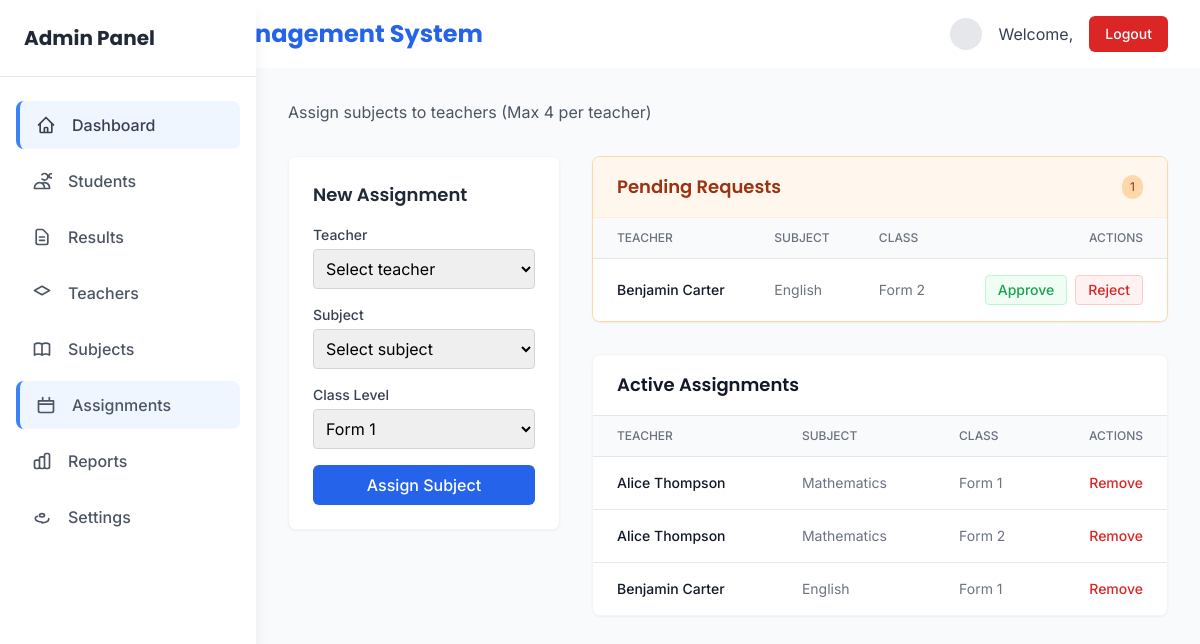
Page /admin/assignments.php (signed in) on the committed database.
### tables this page shows
CREATE TABLE IF NOT EXISTS settings (
    `key` VARCHAR(100) PRIMARY KEY,
    `value` TEXT NULL,
    created_at TIMESTAMP DEFAULT CURRENT_TIMESTAMP
);

CREATE TABLE teacher_assignments (
    id INT PRIMARY KEY AUTO_INCREMENT,
    teacher_id INT NOT NULL,
    subject_id INT NOT NULL,
    class_level VARCHAR(20) NULL,
     
    status ENUM('pending', 'approved', 'rejected') DEFAULT 'pending',
     
    created_at TIMESTAMP DEFAULT CURRENT_TIMESTAMP,
    UNIQUE KEY uniq_teacher_assignment (teacher_id, subject_id, class_level),
    FOREIGN KEY (teacher_id) REFERENCES teachers(id) ON DELETE CASCADE,
    FOREIGN KEY (subject_id) REFERENCES subjects(id) ON DELETE CASCADE,
    INDEX idx_teacher_id (teacher_id),
    INDEX idx_subject_id (subject_id)
);

CREATE TABLE teachers (
    id INT PRIMARY KEY AUTO_INCREMENT,
    reg_no VARCHAR(20) UNIQUE NOT NULL,
    name VARCHAR(100) NOT NULL,
    password_hash VARCHAR(255) NOT NULL,
    created_at TIMESTAMP DEFAULT CURRENT_TIMESTAMP,
    updated_at TIMESTAMP DEFAULT CURRENT_TIMESTAMP ON UPDATE CURRENT_TIMESTAMP,
    INDEX idx_teacher_reg_no (reg_no)
);

CREATE TABLE subjects (
    id INT PRIMARY KEY AUTO_INCREMENT,
    subject_code VARCHAR(20) UNIQUE NOT NULL,
    subject_name VARCHAR(100) NOT NULL,
    credits DECIMAL(3, 2) DEFAULT 1.0,
     
    class_level VARCHAR(20) NOT NULL COMMENT 'e.g. Grade 9, Grade 10, Form 1',
    created_at TIMESTAMP DEFAULT CURRENT_TIMESTAMP,
    INDEX idx_subject_code (subject_code)
);

### includes/settings.php (called while the page is built, shortened)
<?php
function getDBSettings() {
    static $settings = null;
    if ($settings !== null) return $settings;
    $settings = [];
    try {
        $db = getDBConnection();
        $stmt = $db->prepare('SELECT `key`, `value` FROM settings');
        if ($stmt) {
            $stmt->execute();
            $result = $stmt->get_result();
            while ($row = $result->fetch_assoc()) {
                $settings[$row['key']] = $row['value'];
            }
        }
    } catch (Exception $e) {
    }
    return $settings;
}
function getSetting($key, $default = null) {
    $settings = getDBSettings();
    if (isset($settings[$key])) return $settings[$key];
    return $default;
}

### admin/assignments.php (the view, shortened to what this page needs)
<?php
$conn = getDBConnection();
$assignments_query = "SELECT ta.id, t.reg_no, t.name, s.subject_code, s.subject_name, ta.class_level
                     FROM teacher_assignments ta
                     JOIN teachers t ON ta.teacher_id = t.id
                     JOIN subjects s ON ta.subject_id = s.id
                     WHERE ta.status = 'approved'
                     ORDER BY t.name";
$assignments = $conn->query($assignments_query);
$pending_query = "SELECT ta.id, t.reg_no, t.name, s.subject_code, s.subject_name, ta.class_level, ta.created_at
                 FROM teacher_assignments ta
                 JOIN teachers t ON ta.teacher_id = t.id
                 JOIN subjects s ON ta.subject_id = s.id
                 WHERE ta.status = 'pending'
                 ORDER BY ta.created_at ASC";
$pending_assignments = $conn->query($pending_query);
include __DIR__ . '/../includes/header.php';
?>
<?php include '../includes/admin_sidebar.php'; ?>
<div class="lg:ml-64 flex-1 p-8 bg-gray-50 min-h-screen">
    <div class="mb-8">
        <p class="text-gray-600">Assign subjects to teachers (Max 4 per teacher)</p>
    </div>
    <div class="grid grid-cols-1 lg:grid-cols-3 gap-8">
        <div class="lg:col-span-1">
            <div class="bg-white p-6 rounded-lg shadow-sm border border-gray-100 sticky top-4">
                <h3 class="text-lg font-semibold mb-4 text-gray-800">New Assignment</h3>
                <form method="post" class="space-y-4">
                    <div>
                        <label class="block text-sm font-medium text-gray-700 mb-1">Teacher</label>
                        <select name="teacher_id" required class="w-full border border-gray-300 p-2 rounded focus:ring-blue-500 focus:border-blue-500">
                            <option value="">Select teacher</option>
                        </select>
                    </div>
                    <div>
                        <label class="block text-sm font-medium text-gray-700 mb-1">Subject</label>
                        <select name="subject_id" required class="w-full border border-gray-300 p-2 rounded focus:ring-blue-500 focus:border-blue-500">
                             <option value="">Select subject</option>
                        </select>
                    </div>
                    <div>
                        <label class="block text-sm font-medium text-gray-700 mb-1">Class Level</label>
                        <select name="class_level" required class="w-full border border-gray-300 p-2 rounded focus:ring-blue-500 focus:border-blue-500">
                             <option value="Form 1">Form 1</option>
                        </select>
                    </div>
                    <button type="submit" class="w-full bg-blue-600 text-white py-2 px-4 rounded-md hover:bg-blue-700 transition duration-200 font-medium">
                        Assign Subject
                    </button>
                </form>
            </div>
        </div>
        <div class="lg:col-span-2 space-y-8">
            <?php if ($pending_assignments->num_rows > 0): ?>
            <div class="bg-white rounded-lg shadow-sm border border-orange-200 overflow-hidden">
                <div class="bg-orange-50 px-6 py-4 border-b border-orange-100 flex justify-between items-center">
                    <h3 class="text-lg font-semibold text-orange-800">Pending Requests</h3>
                    <span class="bg-orange-200 text-orange-800 text-xs px-2 py-1 rounded-full"><?php echo $pending_assignments->num_rows; ?></span>
                </div>
                <div class="overflow-x-auto">
                    <table class="min-w-full divide-y divide-gray-200">
                        <thead class="bg-gray-50">
                            <tr>
                                <th class="px-6 py-3 text-left text-xs font-medium text-gray-500 uppercase">Teacher</th>
                                <th class="px-6 py-3 text-left text-xs font-medium text-gray-500 uppercase">Subject</th>
                                <th class="px-6 py-3 text-left text-xs font-medium text-gray-500 uppercase">Class</th>
                                <th class="px-6 py-3 text-right text-xs font-medium text-gray-500 uppercase">Actions</th>
                            </tr>
                        </thead>
                        <tbody class="bg-white divide-y divide-gray-200">
                            <?php while ($p = $pending_assignments->fetch_assoc()): ?>
                                <tr>
                                    <td class="px-6 py-4 whitespace-nowrap text-sm font-medium text-gray-900"><?php echo htmlspecialchars($p['name']); ?></td>
                                    <td class="px-6 py-4 whitespace-nowrap text-sm text-gray-500"><?php echo htmlspecialchars($p['subject_name']); ?></td>
                                    <td class="px-6 py-4 whitespace-nowrap text-sm text-gray-500"><?php echo htmlspecialchars($p['class_level']); ?></td>
                                    <td class="px-6 py-4 whitespace-nowrap text-right text-sm font-medium">
                                        <form method="post" class="inline-flex space-x-2">
                                            <button type="submit" name="action" value="approve" class="text-green-600 hover:text-green-900 bg-green-50 px-3 py-1 rounded border border-green-200">Approve</button>
                                            <button type="submit" name="action" value="reject" class="text-red-600 hover:text-red-900 bg-red-50 px-3 py-1 rounded border border-red-200">Reject</button>
                                        </form>
                                    </td>
                                </tr>
                            <?php endwhile; ?>
                        </tbody>
                    </table>
                </div>
            </div>
            <?php endif; ?>
            <div class="bg-white rounded-lg shadow-sm border border-gray-100 overflow-hidden">
                <div class="px-6 py-4 border-b border-gray-200">
                    <h3 class="text-lg font-semibold text-gray-900">Active Assignments</h3>
                </div>
                <div class="overflow-x-auto">
                    <table class="min-w-full divide-y divide-gray-200">
                        <thead class="bg-gray-50">
                            <tr>
                                <th class="px-6 py-3 text-left text-xs font-medium text-gray-500 uppercase">Teacher</th>
                                <th class="px-6 py-3 text-left text-xs font-medium text-gray-500 uppercase">Subject</th>
                                <th class="px-6 py-3 text-left text-xs font-medium text-gray-500 uppercase">Class</th>
                                <th class="px-6 py-3 text-right text-xs font-medium text-gray-500 uppercase">Actions</th>
                            </tr>
                        </thead>
                        <tbody class="bg-white divide-y divide-gray-200">
                            <?php if ($assignments->num_rows === 0): ?>
                                <tr><td colspan="4" class="px-6 py-4 text-center text-gray-500">No active assignments found.</td></tr>
                            <?php else: ?>
                                <?php while ($a = $assignments->fetch_assoc()): ?>
                                    <tr>
                                        <td class="px-6 py-4 whitespace-nowrap text-sm font-medium text-gray-900"><?php echo htmlspecialchars($a['name']); ?></td>
                                        <td class="px-6 py-4 whitespace-nowrap text-sm text-gray-500"><?php echo htmlspecialchars($a['subject_name']); ?></td>
                                        <td class="px-6 py-4 whitespace-nowrap text-sm text-gray-500"><?php echo htmlspecialchars($a['class_level'] ?? 'N/A'); ?></td>
                                        <td class="px-6 py-4 whitespace-nowrap text-right text-sm font-medium">
                                            <form method="post" onsubmit="return confirm('Remove this assignment?');">
                                                <button type="submit" class="text-red-600 hover:text-red-900">Remove</button>
                                            </form>
                                        </td>
                                    </tr>
                                <?php endwhile; ?>
                            <?php endif; ?>
                        </tbody>
                    </table>
                </div>
            </div>
        </div>
    </div>
</div>
<?php include __DIR__ . '/../includes/footer.php'; ?>

### includes/header.php (shortened to what this page needs)
<?php
if (!isset($hide_header)) {
?>
<!DOCTYPE html>
<html lang="en">
<head>
    <?php
    require_once __DIR__ . '/settings.php';
    $siteName = getSetting('site_name', defined('SITE_NAME') ? SITE_NAME : 'SRMIS');
    ?>
    <script src="https://cdn.tailwindcss.com"></script>
    <link href="../assets/css/styles.css" rel="stylesheet">
</head>
<body class="bg-gray-50">
    <?php if (!isset($hide_navigation)): ?>
    <header class="bg-white shadow-sm">
        <div class="max-w-7xl mx-auto px-4 sm:px-6 lg:px-8">
            <div class="flex justify-between items-center py-4">
                <div class="flex items-center">
                    <h1 class="text-2xl font-bold text-blue-600"><?php echo htmlspecialchars($siteName); ?></h1>
                </div>
                <div class="flex items-center space-x-4">
                    <?php
                        if (isset($_SESSION['name'])) {
                            $displayName = $_SESSION['name'];
                        } elseif (isset($_SESSION['username'])) {
                            $displayName = $_SESSION['username'];
                        } else {
                            $displayName = 'Guest';
                        }
                        $avatarUrl = null;
                    ?>
                    <?php if ($avatarUrl): ?>
                        <img src="<?php echo $avatarUrl; ?>" alt="avatar" class="w-8 h-8 rounded-full object-cover" />
                    <?php else: ?>
                        <div class="w-8 h-8 rounded-full bg-gray-200 flex items-center justify-center text-sm text-gray-700">
                        </div>
                    <?php endif; ?>
                    <span class="text-gray-700">Welcome, <?php echo htmlspecialchars($displayName, ENT_QUOTES, 'UTF-8'); ?></span>
                    <a href="../logout.php" class="bg-red-600 hover:bg-red-700 text-white px-4 py-2 rounded-md text-sm font-medium transition duration-200">Logout</a>
                </div>
            </div>
        </div>
    </header>
    <?php endif; ?>
<?php } ?>

### rows in the picture
settings: key "Student Result Management System"
teacher_assignments: teacher.name "Benjamin Carter", subject.subject_name "English", class_level "Form 2"
teacher_assignments: teacher.name "Alice Thompson", subject.subject_name "Mathematics", class_level "Form 1"
teacher_assignments: teacher.name "Alice Thompson", subject.subject_name "Mathematics", class_level "Form 2"
teacher_assignments: teacher.name "Benjamin Carter", subject.subject_name "English", class_level "Form 1"

### other values in the picture
$pending_assignments->num_rows "1"
